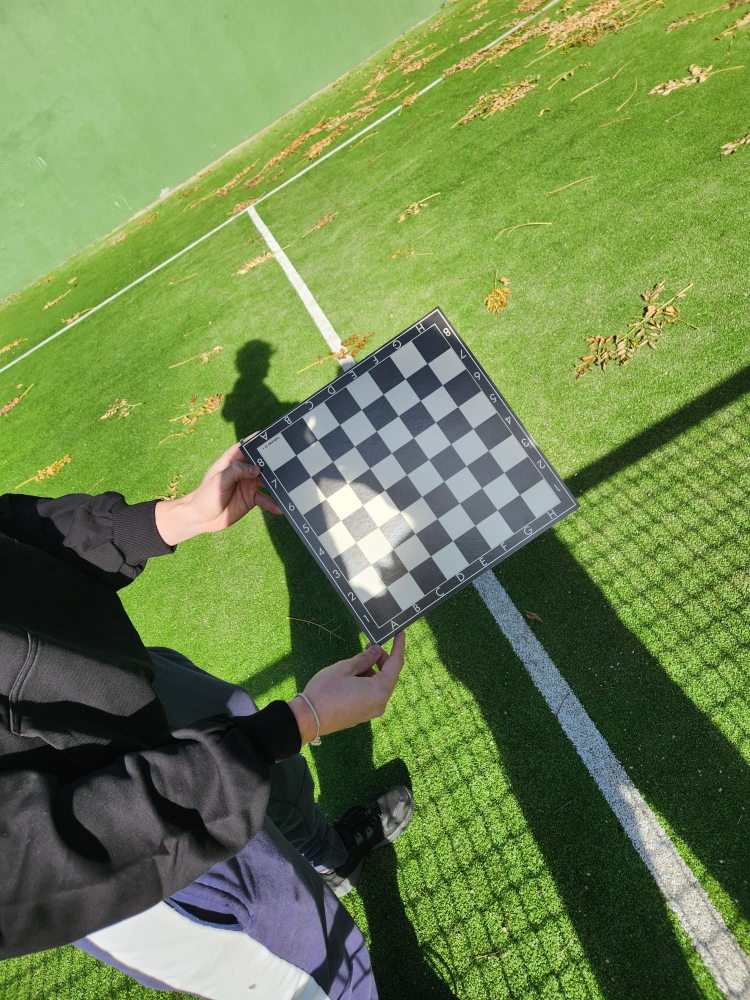
#> input picture calibration_process/calibration_images/WhatsApp Image 2025-11-30 at 13.19.59 (1).jpeg, 1500 x 2000 px, given in place of video.mp4, which was not available (shown at 1/2 size)
$ jupyter execute --allow-errors tracking_system.ipynb   (text cells are left out)
#> lines starting #> are read from the running program, lines starting #| are printed output that depends on the picture; after the words box and inside, x2 and y2 are one past the last pixel; in counts of white or black regions, pixels touching at a corner belong together; pictures that were not available may be replaced by others from this repository, and a replacement may not be noted
[cell 1]
import cv2, numpy as np, matplotlib.pyplot as plt
import os
import numpy as np
from typing import List
import glob
from ultralytics import YOLO
import cv2

[cell 2]
def load_images(filenames):
    return [cv2.imread(filename) for filename in filenames]

# TODO Complete the method, use every argument
# [10 lines left out: functions show_image, write_image, not called in this run]

[cell 3]
def nothing(x):
    pass


cap = cv2.VideoCapture("videos/video.mp4")

cv2.namedWindow('Calibrator')


cv2.createTrackbar('H Min', 'Calibrator', 29, 179, nothing)
cv2.createTrackbar('H Max', 'Calibrator', 90, 179, nothing)
cv2.createTrackbar('S Min', 'Calibrator', 80, 255, nothing)
cv2.createTrackbar('S Max', 'Calibrator', 255, 255, nothing)
cv2.createTrackbar('V Min', 'Calibrator', 100, 255, nothing)
cv2.createTrackbar('V Max', 'Calibrator', 255, 255, nothing)


while True:

    ret, frame = cap.read()
#> frame is the input picture: shape (2000, 1500, 3); mean B, G, R 78.5, 132.7, 110.6
    if not ret:
        cap.set(cv2.CAP_PROP_POS_FRAMES, 0)
        continue


    frame = cv2.resize(frame, (0,0), fx=0.6, fy=0.6)
#> frame: shape (1200, 900, 3)


    hsv = cv2.cvtColor(frame, cv2.COLOR_BGR2HSV)
#> hsv: shape (1200, 900, 3); mean H, S, V 56.5, 111.6, 135.3

    h_min = cv2.getTrackbarPos('H Min', 'Calibrator')
    h_max = cv2.getTrackbarPos('H Max', 'Calibrator')
    s_min = cv2.getTrackbarPos('S Min', 'Calibrator')
    s_max = cv2.getTrackbarPos('S Max', 'Calibrator')
    v_min = cv2.getTrackbarPos('V Min', 'Calibrator')
    v_max = cv2.getTrackbarPos('V Max', 'Calibrator')

    lower_green = np.array([h_min, s_min, v_min])
    upper_green = np.array([h_max, s_max, v_max])

    mask = cv2.inRange(hsv, lower_green, upper_green)
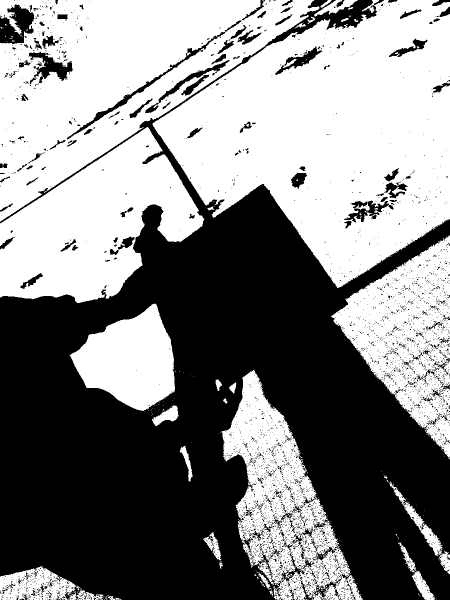
#> mask: shape (1200, 900) (shown at 1/2 size); 52.1% white; 4075 black regions (3887 under 20 px), largest, box (x1, y1, x2, y2) and area: (0, 0, 900, 1200) 476636, (0, 9, 69, 88) 3408, (134, 41, 483, 279) 2616

    result = cv2.bitwise_and(frame, frame, mask=mask)
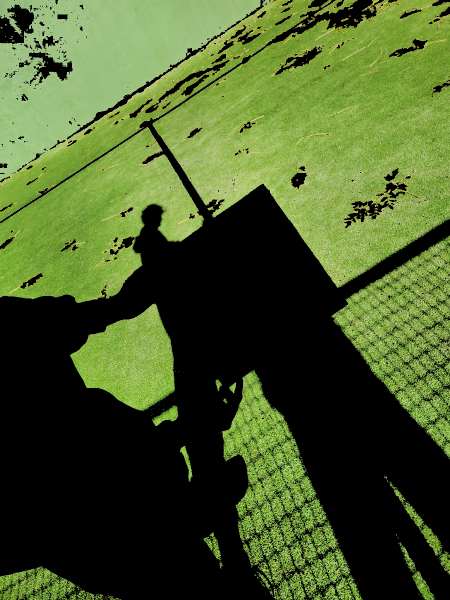
#> result: shape (1200, 900, 3) (shown at 1/2 size); mean B, G, R 41.2, 90, 71.7

    mask_bgr = cv2.cvtColor(mask, cv2.COLOR_GRAY2BGR)
    stacked = np.hstack([frame, mask_bgr, result])
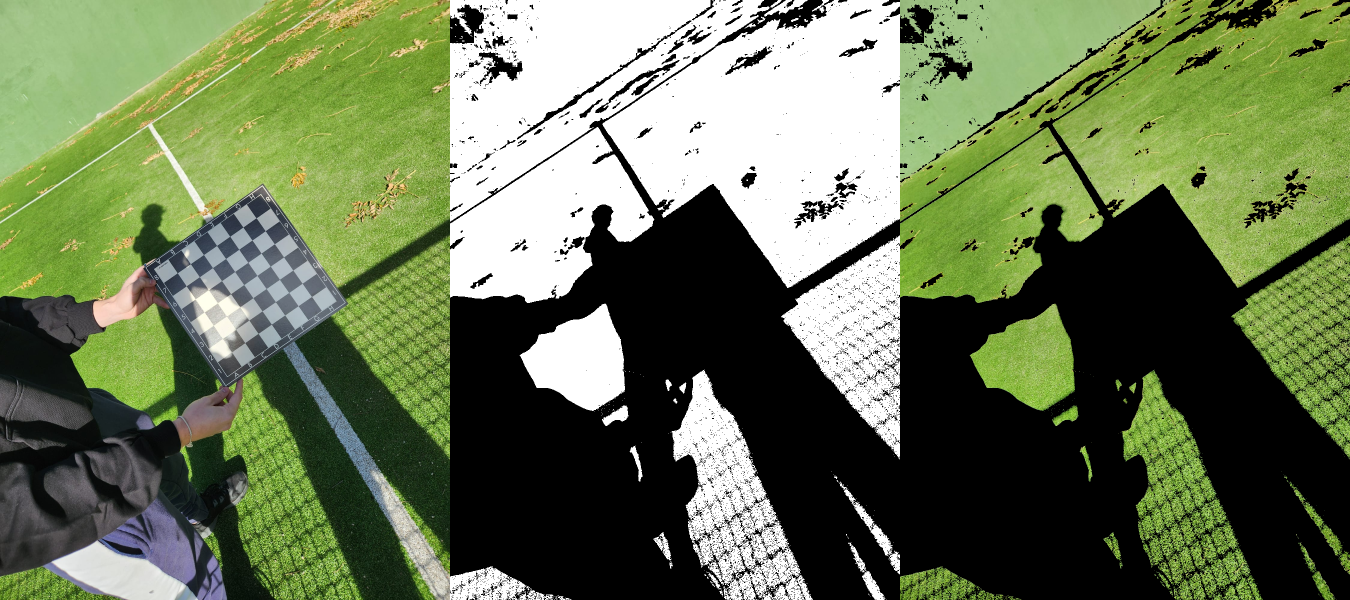
#> stacked: shape (1200, 2700, 3) (shown at 1/2 size); mean B, G, R 84.2, 118.5, 105.1

    cv2.imshow('Calibrator', stacked)

    if cv2.waitKey(30) & 0xFF == ord('q'):
#> (key q is pressed here)
        print("\n--- Final Values ---")
        print(f"green_lower = np.array([{h_min}, {s_min}, {v_min}])")
        print(f"green_upper = np.array([{h_max}, {s_max}, {v_max}])")
        print("---------------------------")
        break

cap.release()
cv2.destroyAllWindows()

$ run again, on calibration_process/calibration_images/WhatsApp Image 2025-11-30 at 13.19.59 (2).jpeg
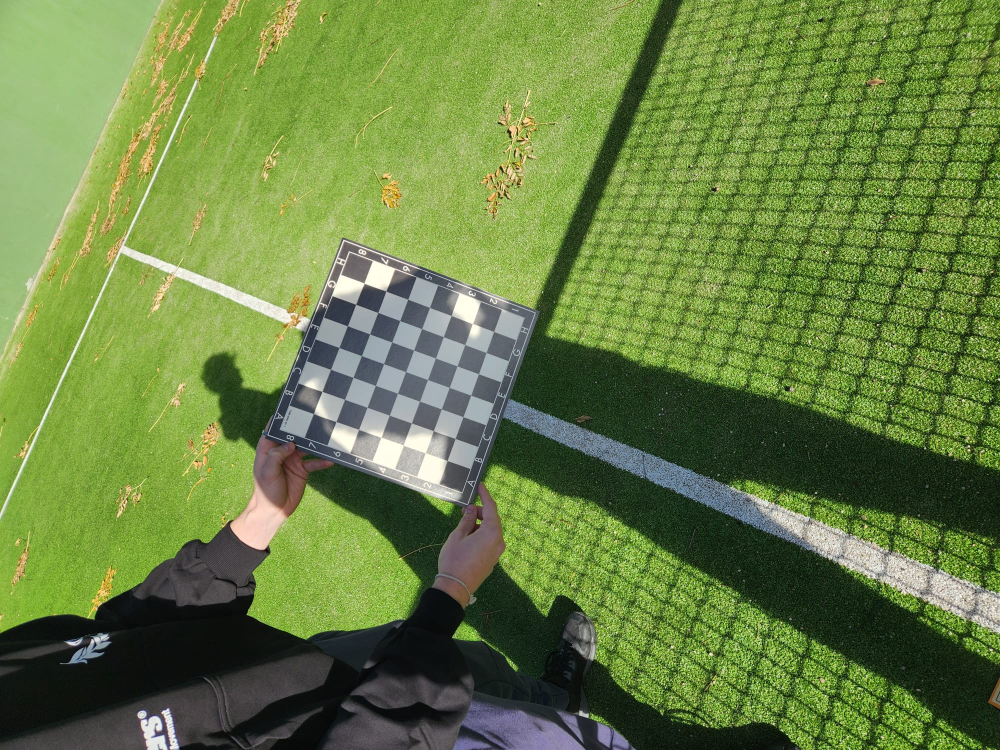
#> input picture calibration_process/calibration_images/WhatsApp Image 2025-11-30 at 13.19.59 (2).jpeg, 2000 x 1500 px, given in place of video.mp4, which was not available (shown at 1/2 size)
#> frame is the input picture: shape (1500, 2000, 3); mean B, G, R 67.8, 129.1, 105.8
#> frame: shape (900, 1200, 3)
#> hsv: shape (900, 1200, 3); mean H, S, V 51.7, 125.2, 130.7
#> `mask = cv2.inRange(hsv, lower_green, upper_green)`:
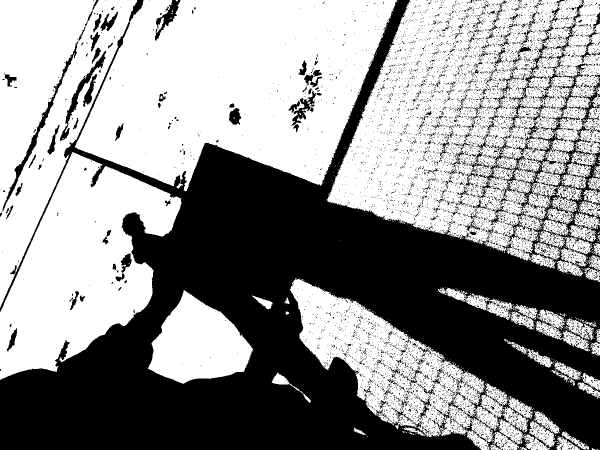
#> mask: shape (900, 1200) (shown at 1/2 size); 57.3% white; 9570 black regions (9309 under 20 px), largest, box (x1, y1, x2, y2) and area: (0, 0, 1200, 900) 403777, (1002, 77, 1191, 441) 4185, (5, 83, 157, 423) 2526
#> `stacked = np.hstack([frame, mask_bgr, result])`:
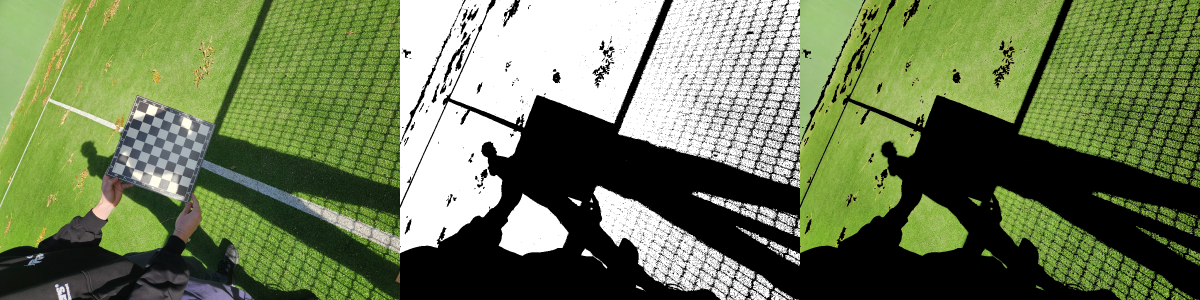
#> stacked: shape (900, 3600, 3) (shown at 1/3 size); mean B, G, R 85.4, 123.7, 109.6

$ run again, on calibration_process/calibration_images/WhatsApp Image 2025-11-30 at 13.19.59 (3).jpeg
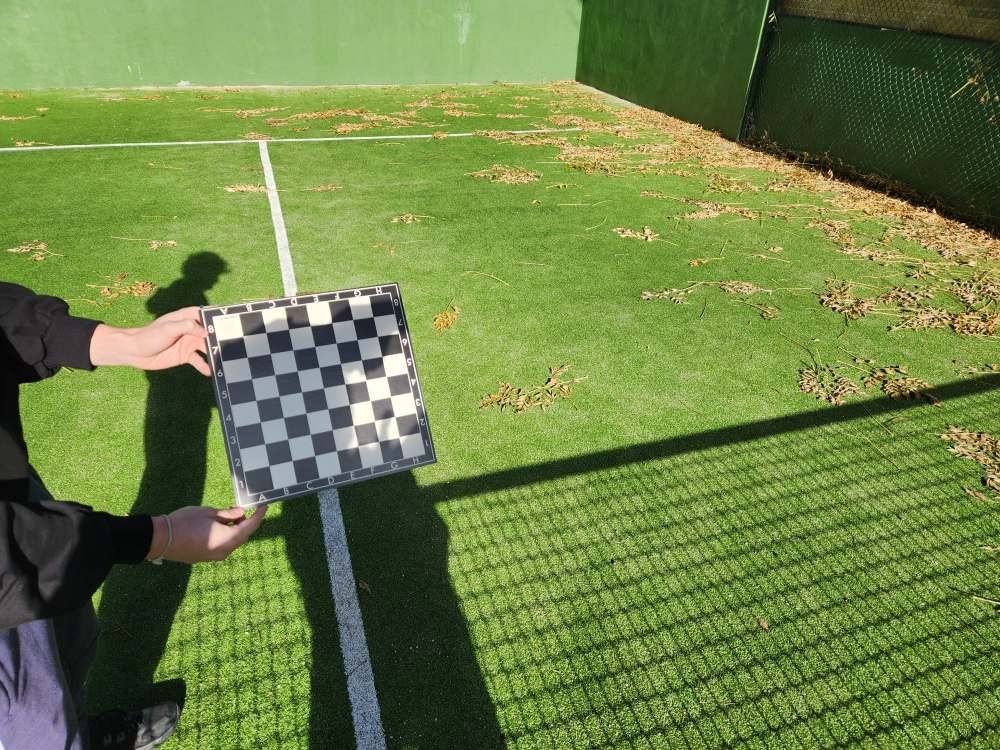
#> input picture calibration_process/calibration_images/WhatsApp Image 2025-11-30 at 13.19.59 (3).jpeg, 2000 x 1500 px, given in place of video.mp4, which was not available (shown at 1/2 size)
#> frame is the input picture: shape (1500, 2000, 3); mean B, G, R 68.7, 130.3, 109.5
#> frame: shape (900, 1200, 3)
#> hsv: shape (900, 1200, 3); mean H, S, V 47.1, 128.7, 132.8
#> `mask = cv2.inRange(hsv, lower_green, upper_green)`:
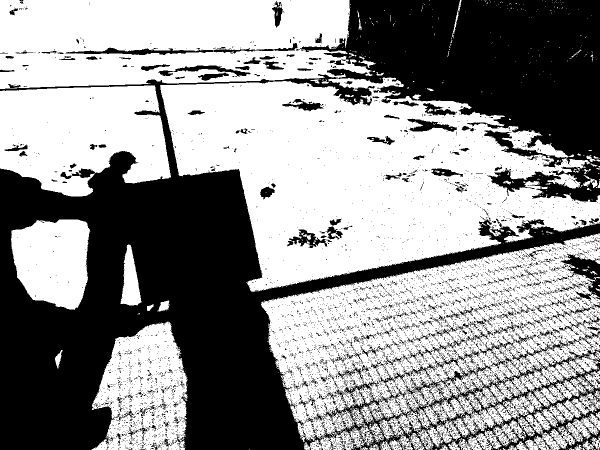
#> mask: shape (900, 1200) (shown at 1/2 size); 57.2% white; 8688 black regions (8346 under 20 px), largest, box (x1, y1, x2, y2) and area: (0, 0, 1200, 900) 405376, (1121, 507, 1200, 601) 2972, (131, 86, 595, 110) 2597
#> `stacked = np.hstack([frame, mask_bgr, result])`:
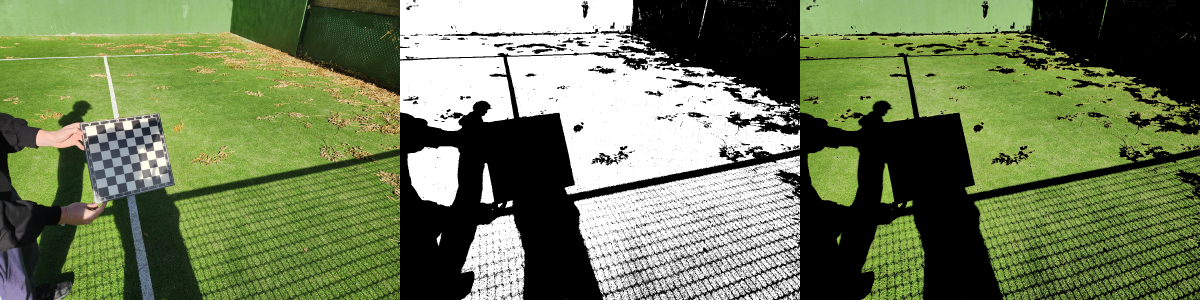
#> stacked: shape (900, 3600, 3) (shown at 1/3 size); mean B, G, R 86.1, 123.4, 110.6
